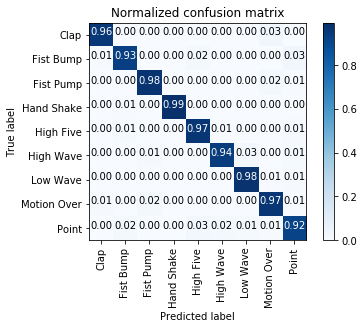
#> input picture Gesture_Models_Python_and_PNGs/1.png, 364 x 329 px; its folder holds only this picture in this run
$ python -i 'raw to analyses_group.py'   (imports and definitions only)   (older library calls are emulated)
#> lines starting #> are read from the running program, lines starting #| are printed output that depends on the picture
#%%
from __future__ import print_function

from subprocess import check_call
# [5 lines of commented-out code are left out]

import time
from scipy import signal
import itertools

#from imblearn.over_sampling import RandomOverSampler
#from imblearn.under_sampling import RandomUnderSampler


#from weka.core.converters import Loader


import StringIO

import traceback

from sys import platform

#from weka.core.classes import Random

import os
import csv
import numpy as np

from scipy import stats

import glob
from scipy import fftpack

from sklearn import preprocessing

from sklearn.datasets import make_blobs
from sklearn.cluster import KMeans
from sklearn.metrics import silhouette_samples, silhouette_score
from sklearn.semi_supervised import label_propagation

from sklearn.model_selection import cross_val_score

from sklearn.metrics import mean_squared_error
from sklearn.metrics import auc

from sklearn import preprocessing

import matplotlib.pyplot as plt

from collections import OrderedDict


from sklearn.metrics import confusion_matrix
from sklearn.model_selection import KFold
from sklearn.metrics import classification_report
from sklearn.metrics import accuracy_score


#from sklearn.lda import LDA
from sklearn.linear_model import LogisticRegression
from sklearn.neighbors import KNeighborsClassifier
from sklearn import svm
from sklearn import tree
from sklearn.naive_bayes import GaussianNB
from sklearn import preprocessing
from sklearn.ensemble import RandomForestClassifier
from sklearn.ensemble import AdaBoostClassifier

from scipy.spatial.distance import cdist

from datetime import datetime

import operator

from sklearn.model_selection import train_test_split


import random

from sklearn import metrics


# [5 lines of commented-out code are left out]

def avg(lst):
    return sum(lst) / len(lst)


def calculateFeaturesAccel(data): # put this parameter in classification

# [10 lines of commented-out code are left out]

    data = np.asfarray(data, dtype='float')


    nData = len(data)
    nwindow = len(data[0])

    features = np.zeros((nData,130))


    for i in range(0,nData):

        xData = (data[i][0:int(nwindow/3)])
        yData = (data[i][int(nwindow/3):int((nwindow/3)*2)])
        zData = (data[i][int((nwindow/3)*2):nwindow])


# [4 lines of commented-out code are left out]

        magData = np.sqrt(np.square(xData) + np.square(yData) + np.square(zData))

        ##########################################
        # Feature Subect 1: Time Domain Features #
        ##########################################

        # Calculate the Min
        minX = np.min(xData)
        minY = np.min(yData)
        minZ = np.min(zData)
        features[i][0:3] = [minX, minY, minZ]


        # Max
        maxX = np.max(xData)
        maxY = np.max(yData)
        maxZ = np.max(zData)
        features[i][3:6] = [maxX, maxY, maxZ]
        #print features[nData-1][3:6]


        # Mean
        meanX = np.mean(xData)
        meanY = np.mean(yData)
        meanZ = np.mean(zData)
        features[i][6:9] = [meanX, meanY, meanZ]


        # Standard Deviation
        stdDevX = np.std(xData)
        stdDevY = np.std(yData)
        stdDevZ = np.std(zData)
        features[i][9:12] = [stdDevX, stdDevY, stdDevZ]
        #print features[nData-1][9:12]


        # Pairwise Correlation
        corrXY = np.correlate(xData,yData)
        corrXZ = np.correlate(xData,zData)
        corrYZ = np.correlate(yData,zData)
        features[i][12:15] = [corrXY, corrXZ, corrYZ]
        #print features[nData-1][12:15]


        # Zero Crossing-Rate
        zeroRateX = zero_cross_rate(xData)
        zeroRateY = zero_cross_rate(yData)
        zeroRateZ = zero_cross_rate(zData)
        features[i][15:18] = [zeroRateX, zeroRateY, zeroRateZ]


        #Skew
        xskew = stats.skew(xData)
        yskew = stats.skew(yData)
        zskew = stats.skew(zData)
        features[i][18:21] = [xskew, yskew, zskew]


        #Kurtosis
        xkurt = stats.kurtosis(xData)
        ykurt = stats.kurtosis(yData)
        zkurt = stats.kurtosis(zData)
        features[i][21:24] = [xkurt, ykurt, zkurt]


        #Signal-to-noise ratio
        xsnr = features[i][6]/features[i][9]
        ysnr = features[i][7]/features[i][10]
        zsnr = features[i][8]/features[i][11]
        features[i][24:27] = [xsnr, ysnr, zsnr]


        #Mean cross rate
        xMCR = mean_cross_rate(xData)
        yMCR = mean_cross_rate(yData)
        zMCR = mean_cross_rate(zData)
        features[i][27:30] = [xMCR, yMCR, zMCR]


        #Trapezoidal area
        xArea = np.trapz(xData)
        yArea = np.trapz(yData)
        zArea = np.trapz(zData)
        features[i][30:33] = [xArea, yArea, zArea]


        xFFT = np.fft.fft((xData))
        yFFT = np.fft.fft((yData))
        zFFT = np.fft.fft((zData))

        xSigEnergy = (1.0/128.0)*sum(np.power(np.absolute(xFFT),2))
        ySigEnergy = (1.0/128.0)*sum(np.power(np.absolute(yFFT),2))
        zSigEnergy = (1.0/128.0)*sum(np.power(np.absolute(zFFT),2))
        features[i][33:36] = [xSigEnergy, ySigEnergy, zSigEnergy]


        xFFTFreq = fftpack.fftfreq(xFFT.size, 1.0/50.0)
        yFFTFreq = fftpack.fftfreq(yFFT.size, 1.0/50.0)
        zFFTFreq = fftpack.fftfreq(zFFT.size, 1.0/50.0)
        #print features[nData-1][36:40]

        xTopFreqs = getTopFreqs(xFFT, xFFTFreq)
        yTopFreqs = getTopFreqs(yFFT, yFFTFreq)
        zTopFreqs = getTopFreqs(zFFT, zFFTFreq)
        features[i][36:48] = np.concatenate([xTopFreqs,yTopFreqs,zTopFreqs])


        # FFT
        # Sampling Rate 50Hz
        # Nyquist Frequency 25Hz
        features[i][48:72] = np.concatenate([np.absolute(xFFT[0:8]),np.absolute(yFFT[0:8]),np.absolute(zFFT[0:8])])

        #Interquartile
        xiqr = stats.iqr(xData)
        yiqr = stats.iqr(yData)
        ziqr = stats.iqr(zData)
        features[i][72:75] = [xiqr, yiqr, ziqr]

        #Percentile 25%
        xperc25 = stats.scoreatpercentile(xData, 25)
        yperc25 = stats.scoreatpercentile(yData, 25)
        zperc25 = stats.scoreatpercentile(zData, 25)
        features[i][75:78] = [xperc25, yperc25, zperc25]

        #Percentile 75%
        xperc75 = stats.scoreatpercentile(xData, 75)
        yperc75 = stats.scoreatpercentile(yData, 75)
        zperc75 = stats.scoreatpercentile(zData, 75)
        features[i][78:81] = [xperc75, yperc75, zperc75]

        #Root Mean Square
        xrms = np.sqrt(np.mean(xData**2))
        yrms = np.sqrt(np.mean(yData**2))
        zrms = np.sqrt(np.mean(zData**2))
        features[i][81:84] = [xrms, yrms, zrms]

        x2mom = stats.moment(xData, moment=2)
        y2mom = stats.moment(yData, moment=2)
        z2mom = stats.moment(zData, moment=2)
        features[i][84:87] = [x2mom, y2mom, z2mom]

        x3mom = stats.moment(xData, moment=3)
        y3mom = stats.moment(yData, moment=3)
        z3mom = stats.moment(zData, moment=3)
        features[i][87:90] = [x3mom, y3mom, z3mom]

        x4mom = stats.moment(xData, moment=4)
        y4mom = stats.moment(yData, moment=4)
        z4mom = stats.moment(zData, moment=4)
        features[i][90:93] = [x4mom, y4mom, z4mom]

        xkurt2 = np.true_divide(x4mom, np.square(x2mom))
        ykurt2 = np.true_divide(y4mom, np.square(y2mom))
        zkurt2 = np.true_divide(z4mom, np.square(z2mom))
        features[i][93:96] = [xkurt2, ykurt2, zkurt2]

# [11 lines of commented-out code are left out]

        xenergy = np.sum(np.square(np.absolute(xData)))
        yenergy = np.sum(np.square(np.absolute(yData)))
        zenergy = np.sum(np.square(np.absolute(zData)))
        features[i][102:105] = [xenergy, yenergy, zenergy]

        #Mean of Absolute Value of First Difference
        xmean1d = (1.0/len(xData)) * np.sum(np.absolute(np.diff(xData, n=1)))
        ymean1d = (1.0/len(yData)) * np.sum(np.absolute(np.diff(yData, n=1)))
        zmean1d = (1.0/len(zData)) * np.sum(np.absolute(np.diff(zData, n=1)))
        features[i][105:108] = [xmean1d, ymean1d, zmean1d]

        #Mean of Absolute Value of Second Difference
        xmean2d = (1.0/len(xData)) * np.sum(np.absolute(np.diff(xData, n=2)))
        ymean2d = (1.0/len(yData)) * np.sum(np.absolute(np.diff(yData, n=2)))
        zmean2d = (1.0/len(zData)) * np.sum(np.absolute(np.diff(zData, n=2)))
        features[i][105:108] = [xmean2d, ymean2d, zmean2d]

        ##################################################################################

        ##########################################
        # Feature Subect 1: Time Domain Features #
        ##########################################

        # Calculate the Min
        minMag = np.min(magData)
        features[i][108] = minMag

        # Max
        maxMag = np.max(magData)
        features[i][109] = maxMag
        #print features[nData-1][3:6]

        # Mean
        meanMag = np.mean(magData)
        features[i][110] = meanMag

        # Standard Deviation
        stdDevMag = np.std(magData)
        features[i][111] = stdDevMag

        # Zero Crossing-Rate
        zeroRateMag = zero_cross_rate(magData)
        features[i][112] = zeroRateMag

        #Skew
        magskew = stats.skew(magData)
        features[i][113] = magskew

        #Kurtosis
        magkurt = stats.kurtosis(magData)
        features[i][114] = magkurt

        #Mean cross rate
        magMCR = mean_cross_rate(magData)
        features[i][115] = magMCR


        #Trapezoidal area
        magArea = np.trapz(magData)
        features[i][116] = magArea


        #Interquartile
        magiqr = stats.iqr(magData)
        features[i][117] = magiqr

        #Percentile 25%
        magperc25 = stats.scoreatpercentile(magData, 25)
        features[i][118] = magperc25

        #Percentile 75%
        magperc75 = stats.scoreatpercentile(magData, 75)
        features[i][119] = magperc75

        #Root Mean Square
        magrms = np.sqrt(np.mean(magData**2))
        features[i][120] = magrms

        mag2mom = stats.moment(magData, moment=2)
        features[i][121] = mag2mom

        mag3mom = stats.moment(magData, moment=3)
        features[i][122] = mag3mom

        mag4mom = stats.moment(magData, moment=4)
        features[i][123] = mag4mom

        magkurt2 = np.true_divide(mag4mom, np.square(mag2mom))
        features[i][124] = magkurt2

#==============================================================================
#         magskew2 = np.nan_to_num(mag3mom / (np.sqrt(mag3mom) * np.power(mag3mom, 3)))
#         features[i][125] = magskew2
#
#         magentropy = np.nan_to_num(stats.entropy(magData))
#         features[i][126] = magentropy
#==============================================================================

        magenergy = np.sum(np.square(np.absolute(magData)))
        features[i][127] = magenergy

        #Mean of Absolute Value of First Difference
        magmean1d = (1.0/len(magData)) * np.sum(np.absolute(np.diff(magData, n=1)))
        features[i][128] = magmean1d

        #Mean of Absolute Value of Second Difference
        magmean2d = (1.0/len(magData)) * np.sum(np.absolute(np.diff(magData, n=2)))
        features[i][129] = magmean2d


    return features


# [292 lines left out: functions calculateFeaturesGyro, calculateFeaturesHR, zero_cross_rate, mean_cross_rate, getTopFreqs, plot_confusion_matrix and 1 more, not called in this run]


########################################## Window Extractor! ###############################################################
## Parameters: Range starts at 0
col_time = 0
col_x = 1
col_y = 2
col_z = 3
col_x_gyro = 4
col_y_gyro = 5
col_z_gyro = 6

col_HR = 8
col_user = 9
col_class = 12
win_start = 1


if platform == 'win32':
    pathSep = "\\"
    pathSepD = "\\"
else:
    pathSep = "/"
    pathSepD = "/"

input_file_app = "packet_user.csv"

#user_start = 100104
#user_end = 100111

## Look into variable these
window_size = 96
shift_amount = 32

## 0 if just set; 1 if whole range
window_study = 0

if (window_study == 0):
    a1 = window_size
    a2 = shift_amount
else:
    a1 = 1
    a2 = 1

input_file = "rawData128SinglePoint.csv"

# [2 lines not run here, left out]

#for user in range(user_start, user_end + 1):

#min_window = 32
min_window = 96
max_window = 96 #int(7 * 64)
increment = 32
sample_rate = 62

twin_start = win_start

confMat = []
allanalysis = []

# [7 lines not run here, left out]


# [1 line that did not run here, left out]
# [1 line that did not run here, left out]

# [1 line that did not run here, left out]
# [1 line that did not run here, left out]

# [1 line that did not run here, left out]

le = preprocessing.LabelEncoder()
# [1 line not run here, left out]

#labels = le.transform(labels)

# [1 line that did not run here, left out]
# [1 line that did not run here, left out]

# [1 line that did not run here, left out]


# [25 lines not run here, left out]

# [1 line that did not run here, left out]


#%%

# [125 lines not run here, left out]

buckets = [[0 for col in range(9)] for row in range(9)]

# [8 lines not run here, left out]

#print (buckets)
cnf_matrix = np.asarray(buckets)

#avgCM = cm
# [1 line not run here, left out]


#analysiswindow.append(metrics.f1_score(allClassifications,allPredictions, average="weighted"))

## Range of `n_estimators` values to explore.
#min_estimators = 15
#max_estimators = 200
#
#
## NOTE: Setting the `warm_start` construction parameter to `True` disables
## support for parallelized ensembles but is necessary for tracking the OOB
## error trajectory during training.
#ensemble_clfs = [
#    ("RandomForestClassifier, max_features='sqrt'",
#        RandomForestClassifier(n_estimators=100,
#                               warm_start=True, oob_score=True,
#                               max_features="sqrt")), #random_state=RANDOM_STATE
#    ("RandomForestClassifier, max_features='log2'",
#        RandomForestClassifier(n_estimators=100,
#                               warm_start=True, max_features='log2',
#                               oob_score=True)),
#    ("RandomForestClassifier, max_features=None",
#        RandomForestClassifier(n_estimators=100,
#                               warm_start=True, max_features=None,
#                               oob_score=True))
#]
#
#
#error_rate = OrderedDict((label, []) for label, _ in ensemble_clfs)
#error_rate_avg = OrderedDict((label, []) for label, _ in ensemble_clfs)
#error_rate_max = OrderedDict((label, []) for label, _ in ensemble_clfs)
#error_rate_min = OrderedDict((label, []) for label, _ in ensemble_clfs)
#
#for label, clf in ensemble_clfs:
#    for i in range(min_estimators, max_estimators + 1, 5):
#        #print (label + " n = " +  str(i))
#        clf.set_params(n_estimators=i)
#        clf.fit(X_train, Y_train)
#
#        # Record the OOB error for each `n_estimators=i` setting.
#        oob_error = 1 - clf.oob_score_
#
#        error_rate[label].append((i, oob_error))
#        #error_rate_avg[label].append((i, avg(error_rate)))
#        #error_rate_max[label].append((i, max(error_rate)))
#        #error_rate_min[label].append((i, min(error_rate)))
#
##%%
#
#plt.clf()
## Generate the "OOB error rate" vs. "n_estimators" plot.
#for label, clf_err in error_rate.items():
#    xs, ys = zip(*clf_err)
#    plt.plot(xs, ys, label=(label))
#
#plt.xlim(min_estimators, max_estimators)
#plt.xlabel("n_estimators")
#plt.ylabel("OOB error rate")
#plt.legend(loc="upper right")
#plt.show()


#print (analysiswindow)
#allanalysis.append(analysiswindow)

#print(allanalysis)

>>> import cv2
>>> picture = cv2.imread('1.png', cv2.IMREAD_GRAYSCALE)
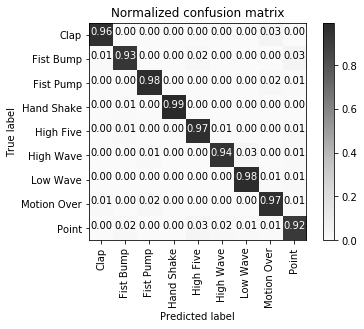
#> picture: shape (329, 364); min 0, max 255, mean 227.2
>>> result = calculateFeaturesAccel(picture)
#> in calculateFeaturesAccel, `nData = len(data)`: nData = 329
#> in calculateFeaturesAccel, `nwindow = len(data[0])`: nwindow = 364
#> after the loop in calculateFeaturesAccel, `for i in range(0,nData):`: features: shape (329, 130) float64; every value is 0
#> (the run stopped early here; a loop or call above may not have finished)
